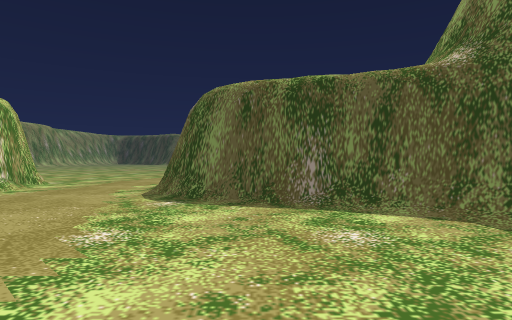
View 1 (above)

18 first-person views from a walk through a scene from a Unity 3-D project. The camera is 1.5 m above the floor, looks level and sees 75° across. The floor is counted in squares, 2 m on a side. Each view is taken from the middle of a square. On the plan, view 1 faces up. The plan holds only what a view shows up to about 11 squares ahead; the rest is blank. The place goes on beyond the plan. The player character is not drawn.

View 2
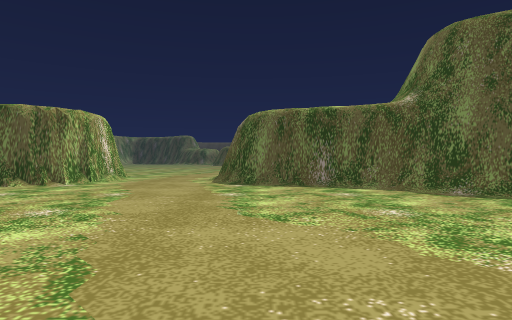

View 3
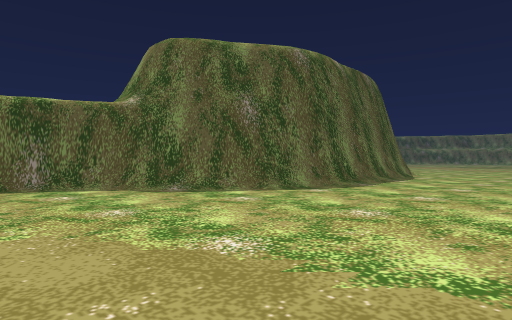

View 4
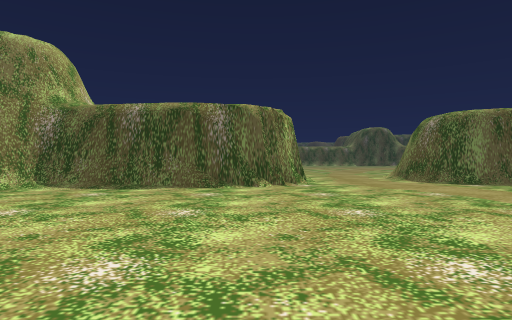

View 5
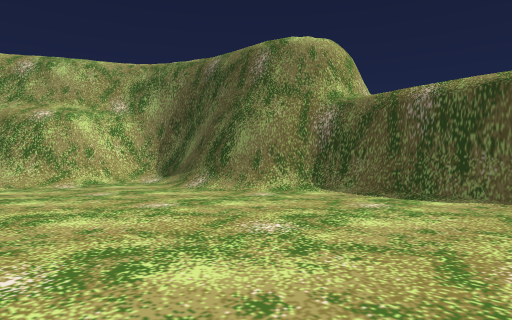

View 6
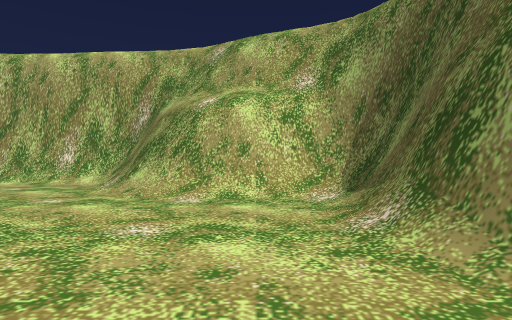

View 7
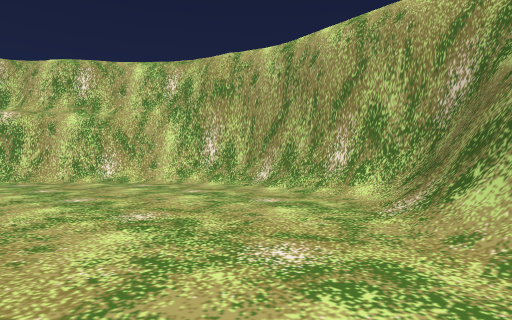

View 8
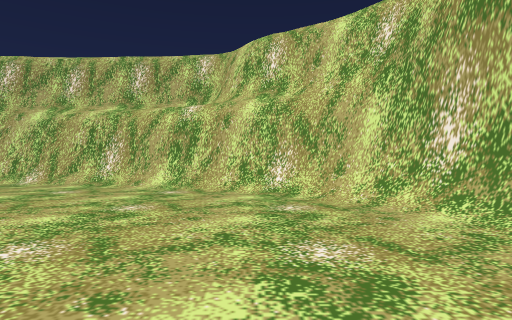

View 9
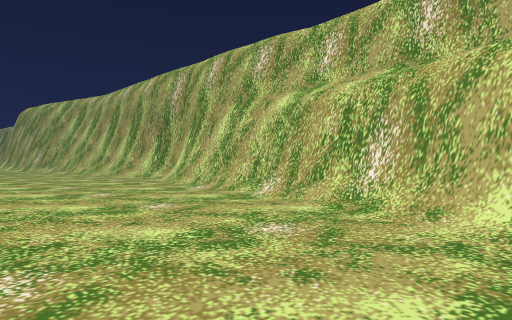

View 10
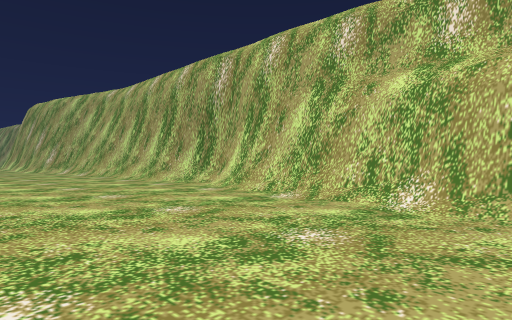

View 11
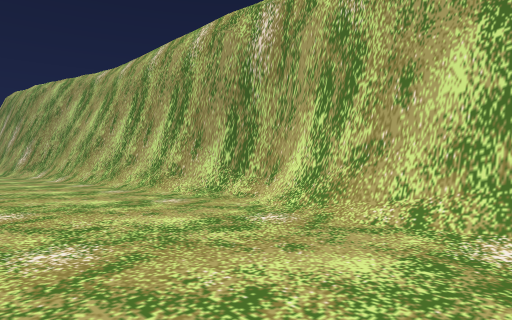

View 12
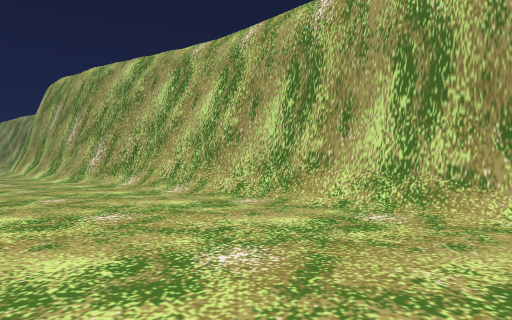

View 13
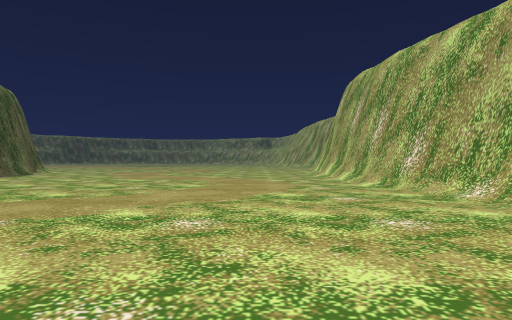

View 14
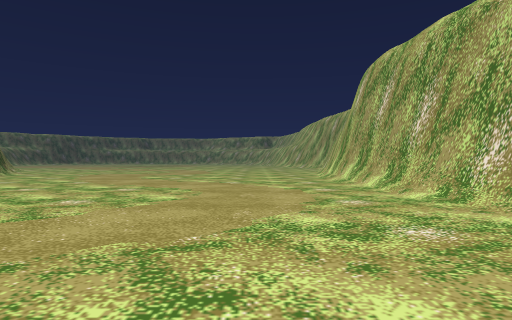

View 15
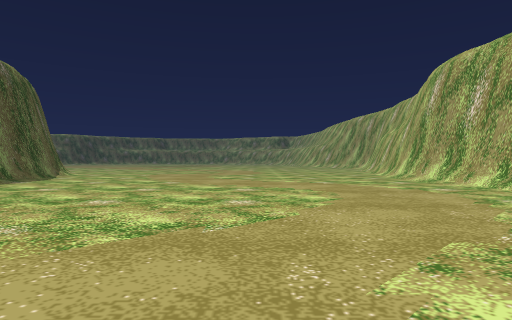

View 16
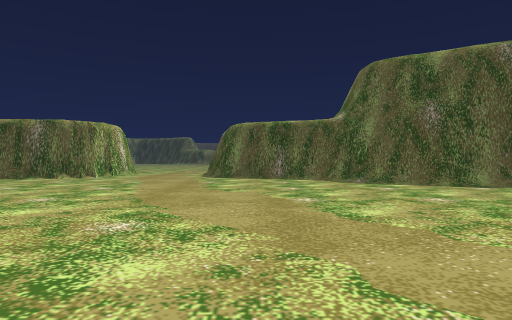

View 17
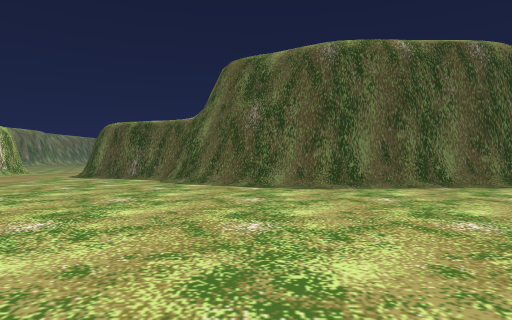

View 18
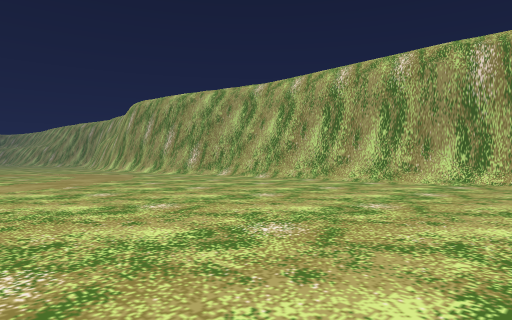

### Floor plan
Key: @ floor where view 1 was taken; # wall or solid block; . floor; / step, stairs or slope.
Columns run from 24 left of view 1 to 11 right of it. Each row starts with its distance up from view 1.
 11                  #....
 10                  #....
  9                  #/...
  8                  #/...##
  7                  #.....##
  6               ####......####
  5          ######/........../##
  4     ######................./##
  3     #......................./###
  2    ##........................//#####
  1    ##...............................
  0    #/...................@...........
 -1  ###/...............................
 -2 ##//....   .........................
 -3 #/......            ................
 -4 #/......       .....................
 -5 #......         ....................
 -6 #......        .....................
 -7 #......        .....................
 -8 #......        .....................
 -9 #............   ....................
-10 ##..................................
-11  ##.................................
-12   ##................................
-13    ###/...........................##
-14      ####//...............///#######
-15         ########..//###########
-16               ########

Where each view was taken, in squares from view 1:
view 1: 0 up, 0 right, facing up
view 2: 4 down, 1 left, facing up
view 3: 4 down, 1 left, facing up-right
view 4: 4 down, 8 left, facing up
view 5: 2 down, 9 left, facing up-left
view 6: 2 up, 13 left, facing left
view 7: 0 up, 17 left, facing down-left
view 8: 4 down, 21 left, facing down
view 9: 9 down, 19 left, facing down-right
view 10: 9 down, 16 left, facing down-right
view 11: 11 down, 12 left, facing down-right
view 12: 10 down, 6 left, facing down-right
view 13: 10 down, 3 left, facing right
view 14: 10 down, 0 right, facing right
view 15: 7 down, 0 right, facing right
view 16: 8 down, 0 right, facing up
view 17: 8 down, 6 right, facing up
view 18: 4 down, 9 left, facing down-right
